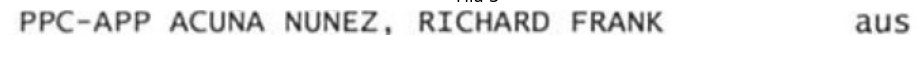
#> input picture others/image.png, 922 x 64 px, given as the content of the folder image.png, which was not available
$ python -i b_enderezamiento.py   (imports and definitions only)
#> lines starting #> are read from the running program, lines starting #| are printed output that depends on the picture; after the words box and inside, x2 and y2 are one past the last pixel; in counts of white or black regions, pixels touching at a corner belong together; pictures that were not available may be replaced by others from this repository, and a replacement may not be noted
#> in procesar_imagen, img is the input picture: shape (64, 922, 3); min 0, max 255, mean 238.3
import os
from functools import partial
from multiprocessing import Pool, cpu_count

import cv2
import numpy as np
from scipy import ndimage


def detectar_angulo_proyeccion(gray, rango_angulos=(-5, 5), paso=0.1):
    """
    Detecta el ángulo de inclinación usando proyección de varianza.
    Muy preciso para documentos con texto.
    """
#> called with rango_angulos = (-5, 5), paso = 0.1
    # Binarizar
    _, binary = cv2.threshold(gray, 0, 255, cv2.THRESH_BINARY + cv2.THRESH_OTSU)
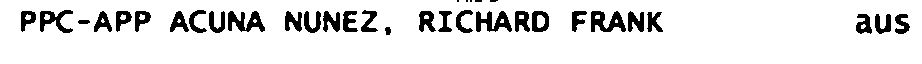
#> binary: shape (64, 922); 89.2% white; 34 black regions (5 under 20 px), largest, box (x1, y1, x2, y2) and area: (591, 11, 626, 32) 436, (228, 11, 265, 32) 432, (476, 11, 512, 32) 423
    binary = 255 - binary  # Invertir (texto negro sobre blanco)

    # Buscar en rango con pasos finos
    angles = np.arange(rango_angulos[0], rango_angulos[1], paso)
    scores = []

    for angle in angles:
        # Rotar imagen
        rotated = ndimage.rotate(binary, angle, reshape=False, order=0)

        # Calcular proyección horizontal (suma de píxeles por fila)
        projection = np.sum(rotated, axis=1)

        # La varianza será máxima cuando las líneas estén alineadas
        score = np.var(projection)
        scores.append(score)
#> this loop made 100 passes
#> score on passes 1 to 12: 88330350.5, 91357315.1, 94677860.5, 97834287.7, 100068331.4, 102991217.9, 105021915.6, 110594427.9, 115902744.4, 120924147.7, 129234631.6, 135381796
#> pass 1, in detectar_angulo_proyeccion, `rotated = ndimage.rotate(binary, angle, reshape=False, order=0)`:
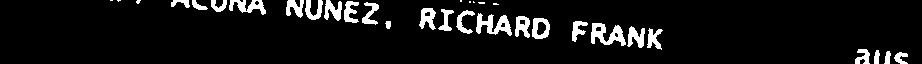
#> rotated: shape (64, 922); 7.6% white; 32 white regions (8 under 20 px), largest, box (x1, y1, x2, y2) and area: (591, 23, 626, 46) 435, (476, 13, 512, 36) 420, (229, 0, 266, 15) 290
#> pass 2, in detectar_angulo_proyeccion, `rotated = ndimage.rotate(binary, angle, reshape=False, order=0)`:
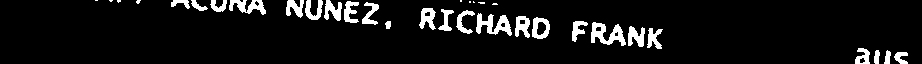
#> rotated: shape (64, 922); 7.7% white; 33 white regions (9 under 20 px), largest, box (x1, y1, x2, y2) and area: (591, 22, 626, 46) 434, (476, 13, 512, 36) 420, (229, 0, 266, 15) 302
#> pass 3, in detectar_angulo_proyeccion, `rotated = ndimage.rotate(binary, angle, reshape=False, order=0)`:
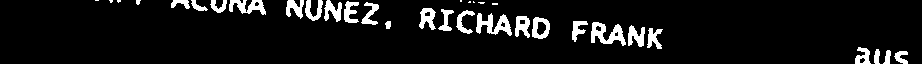
#> rotated: shape (64, 922); 7.9% white; 33 white regions (9 under 20 px), largest, box (x1, y1, x2, y2) and area: (591, 22, 626, 46) 434, (476, 13, 512, 36) 421, (229, 0, 266, 15) 312
#> after the loop, scores = 100 values, max 1.28e+09 at index 51, min 44410027.1 at index 99, mean 475589676.1

    # El ángulo con mayor varianza es el correcto
    best_idx = np.argmax(scores)
#> best_idx = 51
    best_angle = angles[best_idx]
#> best_angle = 0.1

    return best_angle


def procesar_imagen(args):
    """
    Procesa una sola imagen (función auxiliar para paralelización).

    Parámetros:
    - args: Tupla con (file_name, input_path, output_path, rango_angulos, paso)

    Retorna:
    - Tupla: (file_name, angle, success, error_msg)
    """
    file_name, input_path, output_path, rango_angulos, paso = args

    input_file = os.path.join(input_path, file_name)
    output_file = os.path.join(output_path, file_name)

    try:
        # Cargar imagen
        img = cv2.imread(input_file)
        if img is None:
            return (file_name, 0, False, "No se pudo cargar la imagen")

        gray = cv2.cvtColor(img, cv2.COLOR_BGR2GRAY)

        # Detectar ángulo
        angle = detectar_angulo_proyeccion(gray, rango_angulos, paso)
#> angle = 0.1

        # Rotar imagen
        (h, w) = img.shape[:2]
#> h = 64; w = 922
        center = (w // 2, h // 2)
#> center = (461, 32)
        M = cv2.getRotationMatrix2D(center, angle, 1.0)
#> M = [[1, 0.00175, -0.0551], [-0.00175, 1, 0.805]]
        rotated = cv2.warpAffine(
            img, M, (w, h), flags=cv2.INTER_CUBIC, borderMode=cv2.BORDER_REPLICATE
        )
#> rotated: shape (64, 922, 3)

        # Guardar
        cv2.imwrite(output_file, rotated)

        return (file_name, angle, True, None)

    except Exception as e:
        return (file_name, 0, False, str(e))


def enderezar_carpeta(input_path, output_path, rango_angulos=(-5, 5), paso=0.1, n_workers=None):
    """
    Endereza todas las imágenes de una carpeta con procesamiento paralelo.

    Parámetros:
    - input_path: Carpeta con imágenes comprimidas
    - output_path: Carpeta para guardar enderezadas
    - rango_angulos: Rango de búsqueda de ángulos (-5, 5 recomendado)
    - paso: Precisión de búsqueda (0.1° recomendado)
    - n_workers: Número de hilos del procesador (None = todos disponibles, 1 = secuencial)
    """
    # Crear carpeta de salida
    os.makedirs(output_path, exist_ok=True)

    # Obtener lista de archivos
    archivos = [
        f
        for f in os.listdir(input_path)
        if f.lower().endswith((".png", ".jpg", ".jpeg", ".tiff", ".bmp"))
    ]

    if not archivos:
        print("⚠ No se encontraron imágenes en la carpeta de entrada")
        return

    # Determinar número de workers
    cpus_disponibles = cpu_count()
    if n_workers is None:
        n_workers = cpus_disponibles
    else:
        n_workers = min(n_workers, cpus_disponibles)

    print(f"{'='*60}")
    print(f"Enderezando documentos...")
    print(f"  CPUs disponibles: {cpus_disponibles}")
    print(f"  Workers a usar: {n_workers}")
    print(f"  Archivos a procesar: {len(archivos)}")
    print(f"{'='*60}\n")

    # Preparar argumentos para cada archivo
    args_list = [(f, input_path, output_path, rango_angulos, paso) for f in archivos]

    archivos_procesados = 0
    archivos_fallidos = 0
    angulos_detectados = []

    # Procesar en paralelo o secuencial
    if n_workers == 1:
        # Procesamiento secuencial
        resultados = [procesar_imagen(args) for args in args_list]
    else:
        # Procesamiento paralelo
        with Pool(processes=n_workers) as pool:
            resultados = pool.map(procesar_imagen, args_list)
#> resultados = 1 item

    # Procesar resultados
    for file_name, angle, success, error_msg in resultados:
        if success:
            print(f"✓ {file_name} → Ángulo: {angle:.3f}°")
            archivos_procesados += 1
            angulos_detectados.append(abs(angle))
        else:
            print(f"✗ {file_name} → Error: {error_msg}")
            archivos_fallidos += 1
#> this loop made 1 pass
#> (file_name, angle, success, error_msg, archivos_procesados) on pass 1: ('image.png', 0.1, True, None, 1)
#| ✓ image.png → Ángulo: 0.100°
#> after the loop, angulos_detectados = [0.1]; archivos_fallidos = 0; archivos_procesados = 1

    # Resumen
    print(f"\n{'='*60}")
    print(f"✅ Enderezado completado")
    print(f"   Archivos procesados: {archivos_procesados}")
#|    Archivos procesados: 1
    print(f"   Archivos fallidos: {archivos_fallidos}")
#|    Archivos fallidos: 0
    if angulos_detectados:
        print(f"   Ángulo promedio: {np.mean(angulos_detectados):.3f}°")
#|    Ángulo promedio: 0.100°
        print(f"   Ángulo máximo: {np.max(angulos_detectados):.3f}°")
#|    Ángulo máximo: 0.100°
        print(f"   Ángulo mínimo: {np.min(angulos_detectados):.3f}°")
#|    Ángulo mínimo: 0.100°
    print(f"{'='*60}")


# ============================================
# EJECUTAR
# ============================================

# [16 lines not run here, left out]

>>> result = enderezar_carpeta('image.png', 'out.png')
